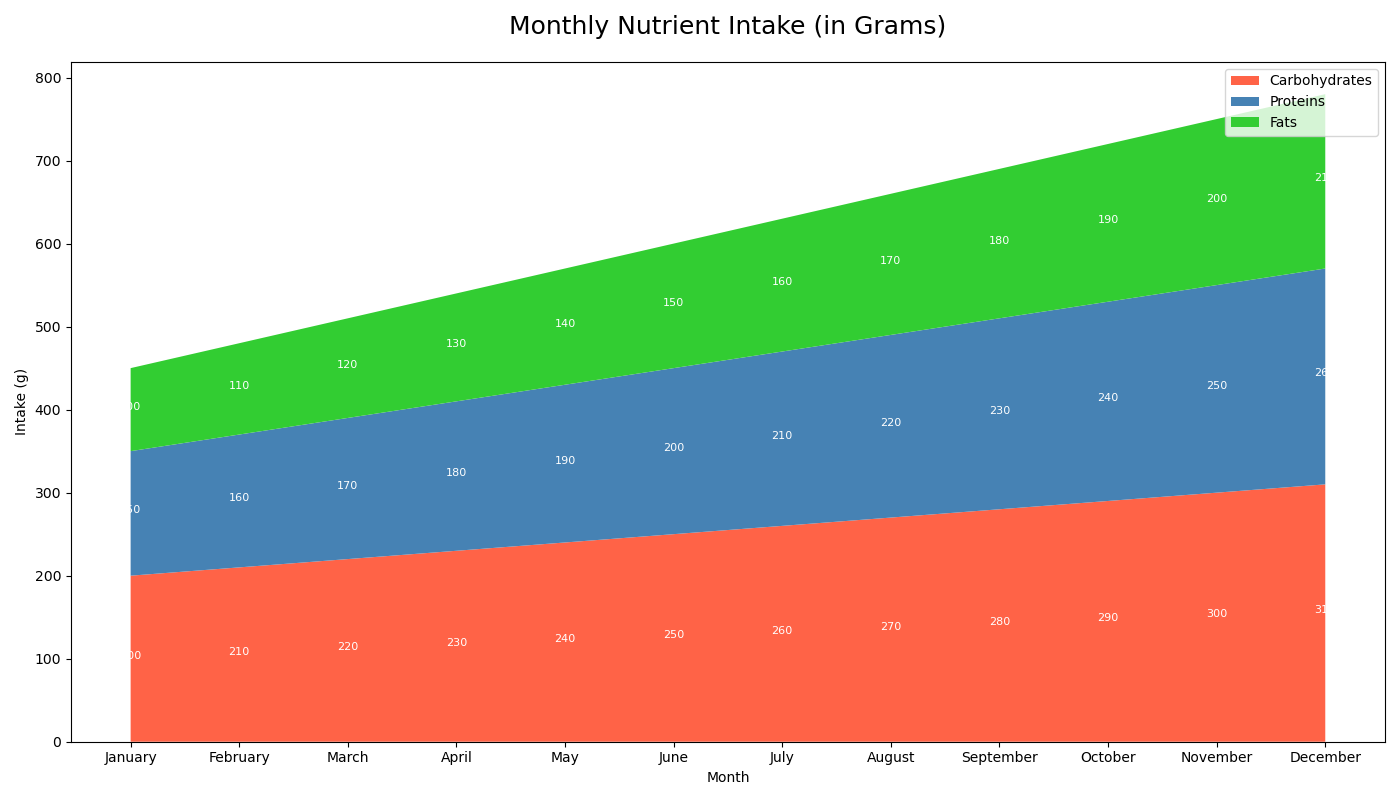

Generate this figure with Python:

import matplotlib.pyplot as plt
import pandas as pd
from io import StringIO

csv_data = """Month,Carbohydrates,Proteins,Fats
January,200,150,100
February,210,160,110
March,220,170,120
April,230,180,130
May,240,190,140
June,250,200,150
July,260,210,160
August,270,220,170
September,280,230,180
October,290,240,190
November,300,250,200
December,310,260,210
"""

data = pd.read_csv(StringIO(csv_data), index_col='Month')

x = data.index
y = [data['Carbohydrates'], data['Proteins'], data['Fats']]

fig, ax = plt.subplots(figsize=(14, 8))

ax.stackplot(x, y, labels=['Carbohydrates', 'Proteins', 'Fats'], colors=['#FF6347', '#4682B4', '#32CD32'])

ax.set_title('Monthly Nutrient Intake (in Grams)', fontsize=18, pad=20)
ax.set_xlabel('Month')
ax.set_ylabel('Intake (g)')
ax.legend(loc='upper right')

for i, (month, values) in enumerate(data.iterrows()):
    ax.annotate(f"{values['Carbohydrates']}", xy=(i, values['Carbohydrates']/2), ha='center', fontsize=8, color='white')
    ax.annotate(f"{values['Proteins']}", xy=(i, values['Carbohydrates']+values['Proteins']/2), ha='center', fontsize=8, color='white')
    ax.annotate(f"{values['Fats']}", xy=(i, values['Carbohydrates']+values['Proteins']+values['Fats']/2), ha='center', fontsize=8, color='white')

plt.tight_layout()
plt.show()
